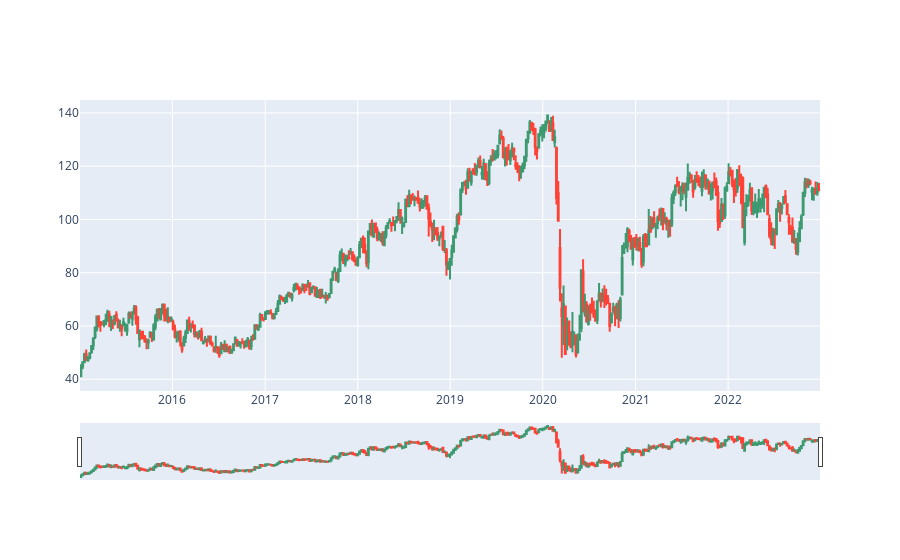

The code cell stored with this chart in its notebook:
### Markdown cell above
Another most commonly used visualisation technique is the Candle-Stick chart which provides an in-depth visualisation of the data. This is especially used to represent stock data. For this chart, we have sliced the data for the years after 2015 so that it can be easier to understand. The past data from the beginning would not really matter if someone wants to look at the recent data.

### Code cell
dfw_2 = dfw[pd.Timestamp('2015-01-05'):]
fig = go.Figure(data=[go.Candlestick(x=dfw_2.index,
                open=dfw_2['Open'],
                high=dfw_2['High'],
                low=dfw_2['Low'],
                close=dfw_2['Close'])])

fig.show()

### Figure 1 — Plotly figure (JSON) as saved in the notebook; plotly's stock layout.template omitted (floating-point values rounded to 4 significant figures; data arrays with more than 128 entries replaced by an {"elided": "..."} marker saying what was removed)
{"data": [{"close": {"elided": "417 float values"}, "high": {"elided": "417 float values"}, "low": {"elided": "417 float values"}, "open": {"elided": "417 float values"}, "type": "candlestick", "x": {"elided": "417 str values"}}], "layout": {}}
